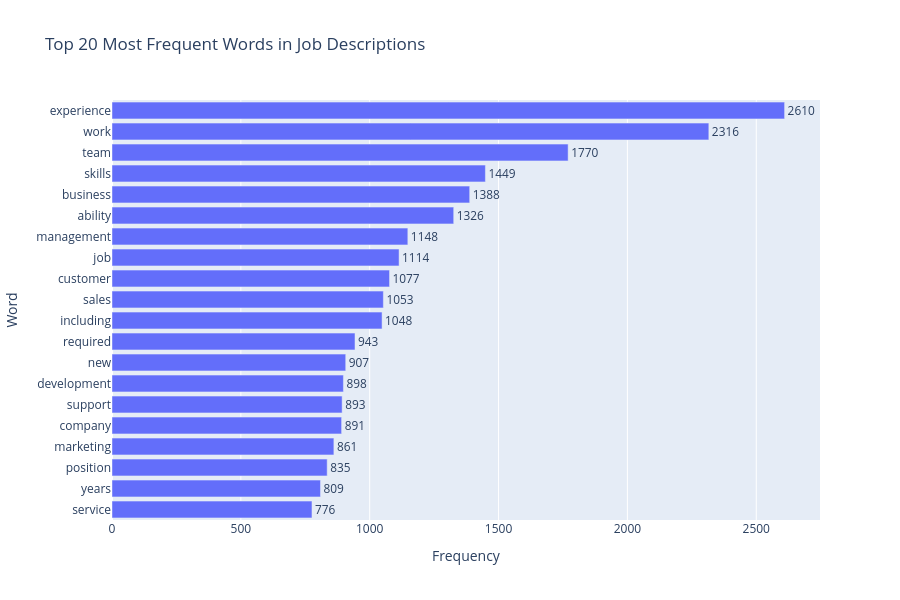

The notebook cell saved with this chart:
### Code cell
top_words = common.head(20).sort_values("count")

fig = px.bar(
    top_words,
    x="count",
    y="word",
    orientation="h",
    title="Top 20 Most Frequent Words in Job Descriptions",
    labels={
        "count": "Frequency",
        "word": "Word"
    },
    text="count"
)

fig.update_traces(textposition="outside")

fig.update_layout(
    width=900,
    height=600,
    yaxis=dict(categoryorder="total ascending")
)

fig.show()

### Figure 1 — Plotly figure (JSON) as saved in the notebook; plotly's stock layout.template omitted (floating-point values rounded to 4 significant figures)
{"data": [{"hovertemplate": "Frequency=%{text}<br>Word=%{y}<extra></extra>", "legendgroup": "", "marker": {"color": "#636efa", "pattern": {"shape": ""}}, "name": "", "orientation": "h", "showlegend": false, "text": [776.0, 809.0, 835.0, 861.0, 891.0, 893.0, 898.0, 907.0, 943.0, 1048.0, 1053.0, 1077.0, 1114.0, 1148.0, 1326.0, 1388.0, 1449.0, 1770.0, 2316.0, 2610.0], "textposition": "outside", "type": "bar", "x": [776, 809, 835, 861, 891, 893, 898, 907, 943, 1048, 1053, 1077, 1114, 1148, 1326, 1388, 1449, 1770, 2316, 2610], "xaxis": "x", "y": ["service", "years", "position", "marketing", "company", "support", "development", "new", "required", "including", "sales", "customer", "job", "management", "ability", "business", "skills", "team", "work", "experience"], "yaxis": "y"}], "layout": {"barmode": "relative", "height": 600, "legend": {"tracegroupgap": 0}, "title": {"text": "Top 20 Most Frequent Words in Job Descriptions"}, "width": 900, "xaxis": {"anchor": "y", "domain": [0, 1], "title": {"text": "Frequency"}}, "yaxis": {"anchor": "x", "categoryorder": "total ascending", "domain": [0, 1], "title": {"text": "Word"}}}}
